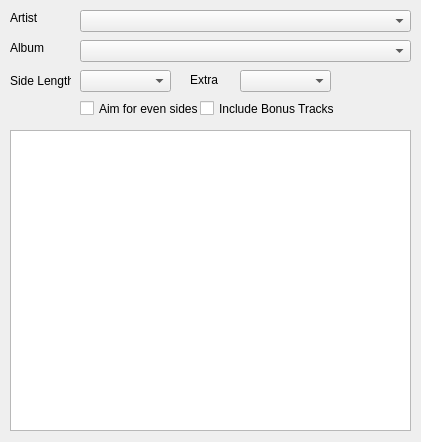
<?xml version="1.0" encoding="UTF-8"?>
<ui version="4.0">
 <class>Dialog</class>
 <widget class="QDialog" name="Dialog">
  <property name="geometry">
   <rect>
    <x>0</x>
    <y>0</y>
    <width>421</width>
    <height>442</height>
   </rect>
  </property>
  <property name="windowTitle">
   <string>TapeCalc</string>
  </property>
  <widget class="QComboBox" name="cmbArtist">
   <property name="geometry">
    <rect>
     <x>80</x>
     <y>10</y>
     <width>331</width>
     <height>22</height>
    </rect>
   </property>
  </widget>
  <widget class="QComboBox" name="cmbAlbum">
   <property name="geometry">
    <rect>
     <x>80</x>
     <y>40</y>
     <width>331</width>
     <height>22</height>
    </rect>
   </property>
  </widget>
  <widget class="QComboBox" name="cmbLength">
   <property name="geometry">
    <rect>
     <x>80</x>
     <y>70</y>
     <width>91</width>
     <height>22</height>
    </rect>
   </property>
   <property name="currentText">
    <string/>
   </property>
  </widget>
  <widget class="QLabel" name="label">
   <property name="geometry">
    <rect>
     <x>10</x>
     <y>10</y>
     <width>47</width>
     <height>16</height>
    </rect>
   </property>
   <property name="text">
    <string>Artist</string>
   </property>
  </widget>
  <widget class="QLabel" name="label_2">
   <property name="geometry">
    <rect>
     <x>10</x>
     <y>40</y>
     <width>47</width>
     <height>16</height>
    </rect>
   </property>
   <property name="text">
    <string>Album</string>
   </property>
  </widget>
  <widget class="QLabel" name="label_3">
   <property name="geometry">
    <rect>
     <x>10</x>
     <y>70</y>
     <width>61</width>
     <height>21</height>
    </rect>
   </property>
   <property name="text">
    <string>Side Length</string>
   </property>
  </widget>
  <widget class="QTextEdit" name="txtOutput">
   <property name="geometry">
    <rect>
     <x>10</x>
     <y>130</y>
     <width>401</width>
     <height>301</height>
    </rect>
   </property>
  </widget>
  <widget class="QCheckBox" name="evenSides">
   <property name="geometry">
    <rect>
     <x>80</x>
     <y>100</y>
     <width>131</width>
     <height>17</height>
    </rect>
   </property>
   <property name="text">
    <string>Aim for even sides</string>
   </property>
  </widget>
  <widget class="QComboBox" name="cmbExtra">
   <property name="geometry">
    <rect>
     <x>240</x>
     <y>70</y>
     <width>91</width>
     <height>22</height>
    </rect>
   </property>
  </widget>
  <widget class="QCheckBox" name="chkAllowBonus">
   <property name="geometry">
    <rect>
     <x>200</x>
     <y>100</y>
     <width>211</width>
     <height>17</height>
    </rect>
   </property>
   <property name="text">
    <string>Include Bonus Tracks</string>
   </property>
  </widget>
  <widget class="QLabel" name="label_4">
   <property name="geometry">
    <rect>
     <x>190</x>
     <y>70</y>
     <width>31</width>
     <height>20</height>
    </rect>
   </property>
   <property name="text">
    <string>Extra</string>
   </property>
  </widget>
 </widget>
 <resources/>
 <connections/>
</ui>
